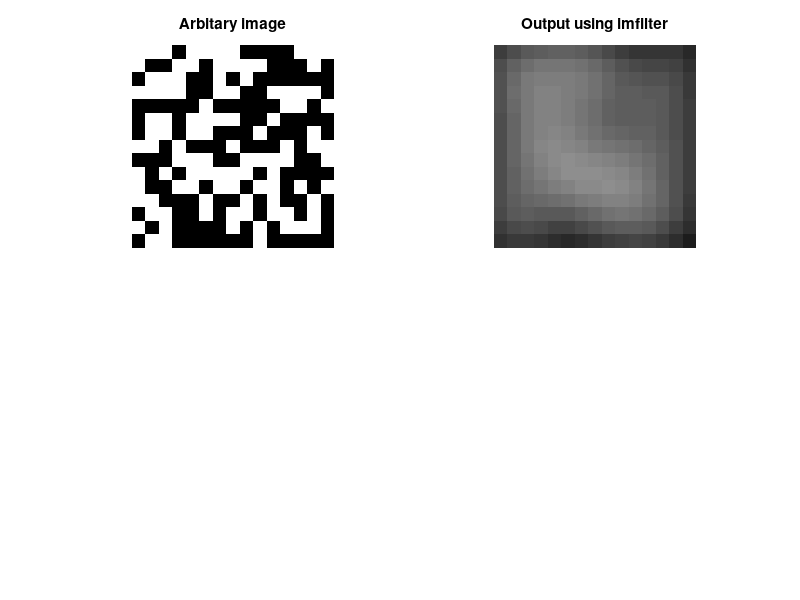

Here is the MATLAB script that generated this plot: (Note: this script raises an error after producing the figure.)
% 1.4 
% Difference between the output:
% imfilter using Gaussian 2D kernel, is a linear filter. 
% It's usually used to blur the image or to reduce noise. 
% The weights give higher significance to pixels near the edge (reduces edge blurring). 
% In this case, Gaussian filter alone blur edges and reduce contrast.
% Here we can control the degree of smoothing by ?(larger ? for more intensive smoothing). 
% Whereas using loop, it removes noise while keeping edges relatively sharp.

clc;
clear all;
close all;
% using imfilter
A= randi([0, 1], [15,15]);
subplot(2, 2, 1);imshow(A);title('Arbitary image')
% [m n] = size(A)
h = fspecial('gaussian',[13 13],2);
Im = imfilter(A,h)
%size(Im)
subplot(2, 2, 2);imshow(Im);title('Output using imfilter')
%%using loop
I = randi([0, 1], [3,3]);
k=randi([0 1],[13,13]);
outconv = MyConv(I, k)
subplot(2, 2, 3);imshow(outconv);title('Output using loop');
% size(outconv)
fprintf('Subtracted output')
x=abs(Im-outconv)
subplot(2, 2, 4);imshow(x);title('Subtracted output');

function B = MyConv(A, k) 
[r,c] = size(A);
[m,n] = size(k);
h = rot90(k, 2);
center = floor((size(h)+1)/2);
Rep = zeros(r + m*2-2, c + n*2-2);
for x = m : m+r-1
    for y = n : n+r-1
        Rep(x,y) = A(x-m+1, y-n+1);
    end
end
B = zeros(r+m-1,n+c-1);
for x = 1 : r+m-1
    for y = 1 : n+c-1
        for i = 1 : m
            for j = 1 : n
                B(x, y) = B(x, y) + (Rep(x+i-1, y+j-1) * h(i, j));
            end
        end
    end
end
end
